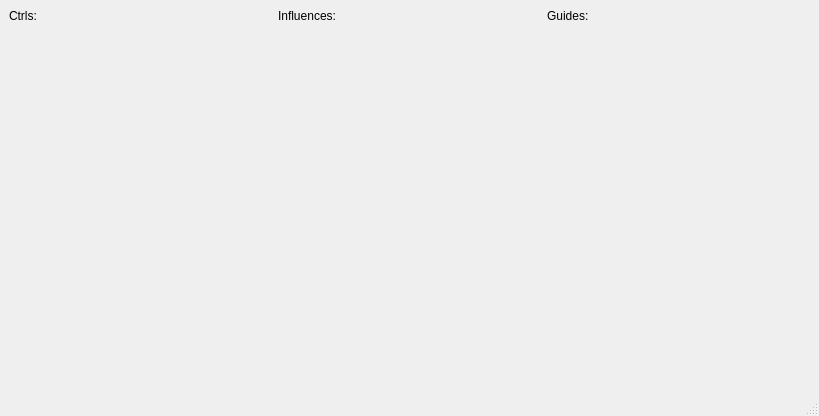
<?xml version="1.0" encoding="UTF-8"?>
<ui version="4.0">
 <class>MainWindow</class>
 <widget class="QMainWindow" name="MainWindow">
  <property name="geometry">
   <rect>
    <x>0</x>
    <y>0</y>
    <width>819</width>
    <height>416</height>
   </rect>
  </property>
  <property name="windowTitle">
   <string>Component Creation Wizard</string>
  </property>
  <widget class="QWidget" name="centralwidget">
   <layout class="QHBoxLayout" name="horizontalLayout_4">
    <item>
     <layout class="QVBoxLayout" name="verticalLayout">
      <item>
       <widget class="QLabel" name="label_ctrl">
        <property name="text">
         <string>Ctrls:</string>
        </property>
       </widget>
      </item>
      <item>
       <widget class="WidgetCreateComponentWizardParts" name="widget_view_ctrl" native="true">
        <property name="sizePolicy">
         <sizepolicy hsizetype="Preferred" vsizetype="MinimumExpanding">
          <horstretch>0</horstretch>
          <verstretch>0</verstretch>
         </sizepolicy>
        </property>
       </widget>
      </item>
     </layout>
    </item>
    <item>
     <layout class="QVBoxLayout" name="verticalLayout_2">
      <item>
       <widget class="QLabel" name="label_infl">
        <property name="text">
         <string>Influences:</string>
        </property>
       </widget>
      </item>
      <item>
       <widget class="WidgetCreateComponentWizardParts" name="widget_view_infl" native="true">
        <property name="sizePolicy">
         <sizepolicy hsizetype="Preferred" vsizetype="MinimumExpanding">
          <horstretch>0</horstretch>
          <verstretch>0</verstretch>
         </sizepolicy>
        </property>
       </widget>
      </item>
     </layout>
    </item>
    <item>
     <layout class="QVBoxLayout" name="verticalLayout_3">
      <item>
       <widget class="QLabel" name="label_guid">
        <property name="text">
         <string>Guides:</string>
        </property>
       </widget>
      </item>
      <item>
       <widget class="WidgetCreateComponentWizardParts" name="widget_view_guid" native="true">
        <property name="sizePolicy">
         <sizepolicy hsizetype="Preferred" vsizetype="MinimumExpanding">
          <horstretch>0</horstretch>
          <verstretch>0</verstretch>
         </sizepolicy>
        </property>
       </widget>
      </item>
     </layout>
    </item>
   </layout>
  </widget>
  <widget class="QMenuBar" name="menubar">
   <property name="geometry">
    <rect>
     <x>0</x>
     <y>0</y>
     <width>819</width>
     <height>19</height>
    </rect>
   </property>
  </widget>
  <widget class="QStatusBar" name="statusbar"/>
 </widget>
 <customwidgets>
  <customwidget>
   <class>WidgetCreateComponentWizardParts</class>
   <extends>QWidget</extends>
   <header>..widget_create_component_wizard_parts.h</header>
   <container>1</container>
  </customwidget>
 </customwidgets>
 <resources/>
 <connections/>
</ui>
